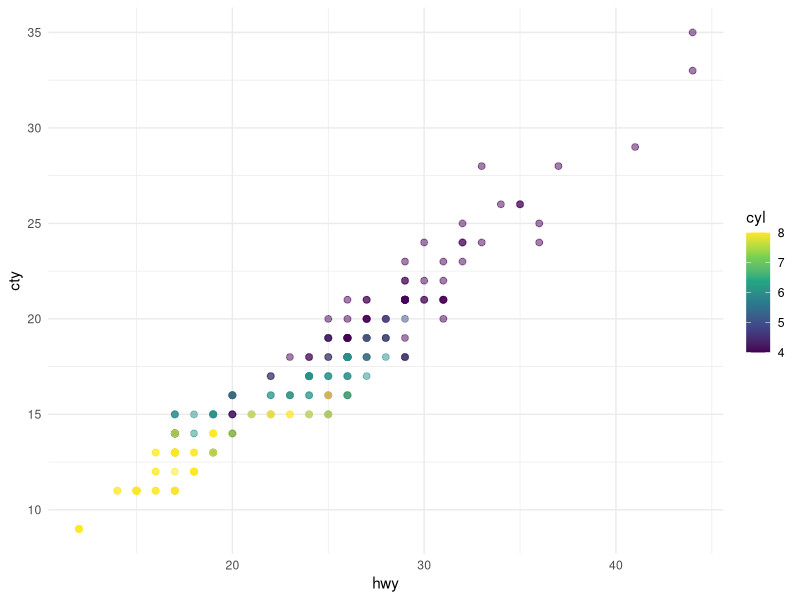
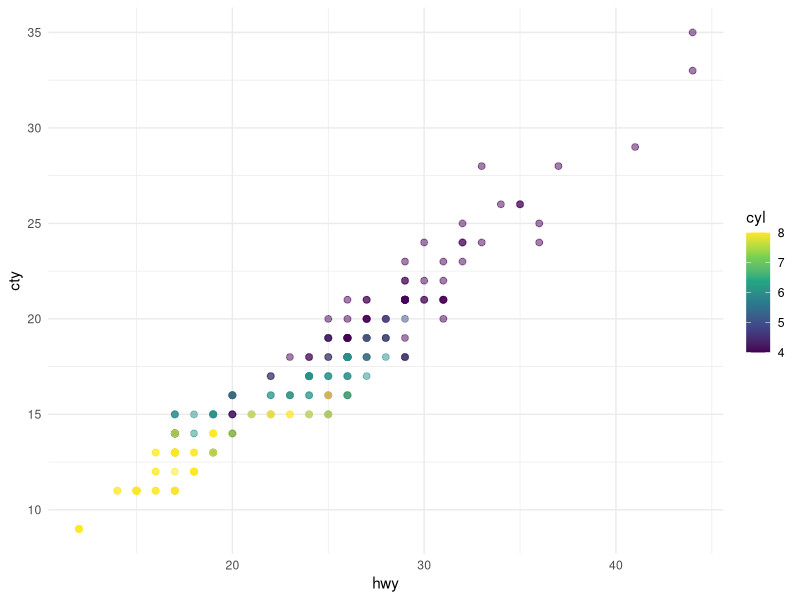
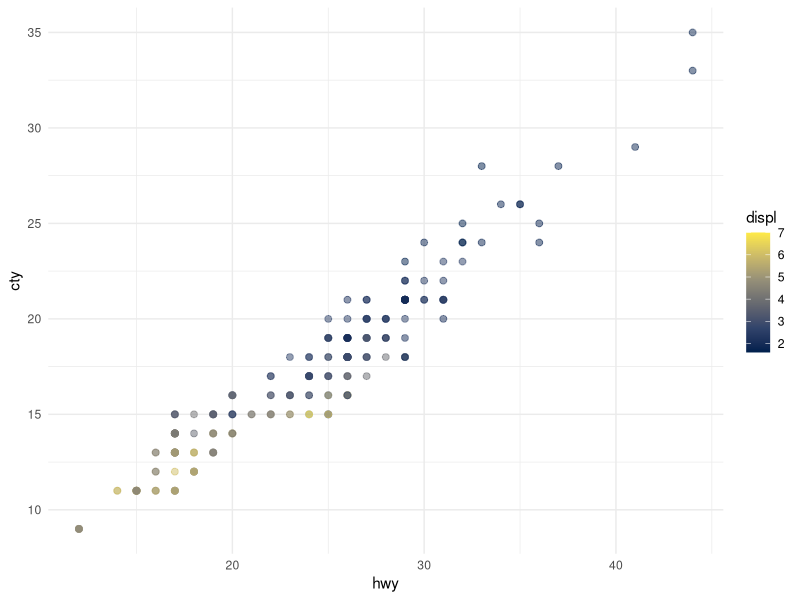

Here is the R script that generated these plots, in order:
## ---- chunk 1
#| label: load-packages
#| echo: false

library(ggplot2)
## ---- chunk 2
#| label: fig-scatterplot
#| fig-cap: "City and highway mileage for 38 popular models of cars."
#| fig-alt: "Scatterplot of city vs. highway mileage for cars, where points are colored by the number of cylinders. The plot displays a positive, linear, and strong relationship between city and highway mileage, and mileage increases as the number cylinders decreases."
#| fig-width: 6
#| fig-height: 3.5

ggplot(mpg, aes(x = hwy, y = cty, color = cyl)) +
  geom_point(alpha = 0.5, size = 2) +
  scale_color_viridis_c() +
  theme_minimal()
## ---- chunk 3
#| label: fig-mpg
#| fig-cap: "City and highway mileage for 38 popular models of cars."
#| fig-subcap:
#|   - "Color by number of cylinders"
#|   - "Color by engine displacement, in liters"
#| layout-ncol: 2
#| fig-width: 3
#| fig-height: 3.5
#| column: body

ggplot(mpg, aes(x = hwy, y = cty, color = cyl)) +
  geom_point(alpha = 0.5, size = 2) +
  scale_color_viridis_c() +
  theme_minimal()

ggplot(mpg, aes(x = hwy, y = cty, color = displ)) +
  geom_point(alpha = 0.5, size = 2) +
  scale_color_viridis_c(option = "E") +
  theme_minimal()
## ---- chunk 4
#| echo: false

mean_cty <- round(mean(mpg$cty), 2)
mean_hwy <- round(mean(mpg$hwy), 2)
## ---- chunk 5
mtcars
